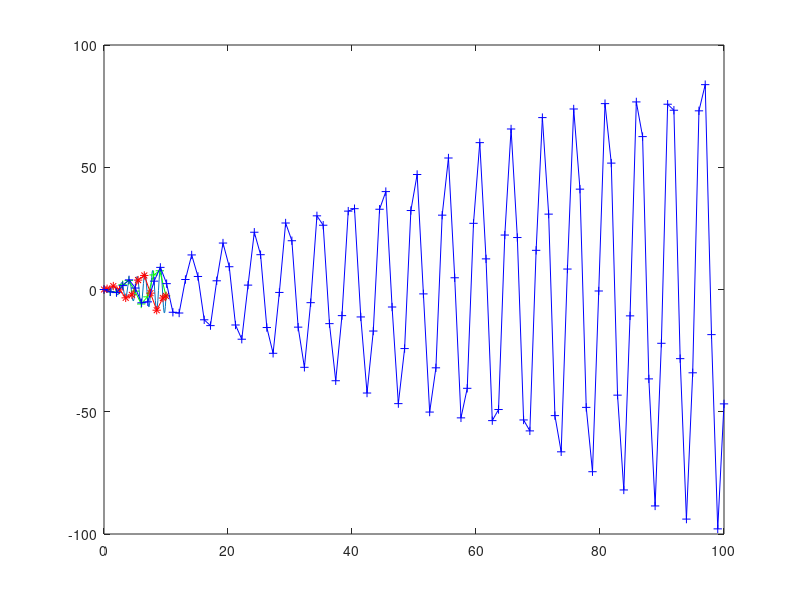

The MATLAB script that drew this image:
fv = @(x) x.*sin(5.*x);
integral(fv,0,10)

xi=0:10;
z=trapz(xi,fv(xi))

xi2=[0 0.5:9.5 10];
z2=trapz(xi2,fv(xi2))

x = linspace(0,10);
plot(x,fv(x))
hold on
plot(xi,fv(xi),'g-+')
plot(xi2,fv(xi2),'r-*')

x2 = linspace(0,100);
plot(x2,fv(x2),'b-+')